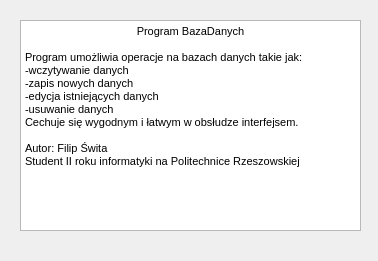
<?xml version="1.0" encoding="UTF-8"?>
<ui version="4.0">
 <class>Informacje</class>
 <widget class="QDialog" name="Informacje">
  <property name="geometry">
   <rect>
    <x>0</x>
    <y>0</y>
    <width>378</width>
    <height>261</height>
   </rect>
  </property>
  <property name="windowTitle">
   <string>Informacje</string>
  </property>
  <widget class="QTextEdit" name="textEdit">
   <property name="geometry">
    <rect>
     <x>20</x>
     <y>20</y>
     <width>341</width>
     <height>211</height>
    </rect>
   </property>
   <property name="readOnly">
    <bool>true</bool>
   </property>
   <property name="html">
    <string>&lt;!DOCTYPE HTML PUBLIC &quot;-//W3C//DTD HTML 4.0//EN&quot; &quot;http://www.w3.org/TR/REC-html40/strict.dtd&quot;&gt;
&lt;html&gt;&lt;head&gt;&lt;meta name=&quot;qrichtext&quot; content=&quot;1&quot; /&gt;&lt;style type=&quot;text/css&quot;&gt;
p, li { white-space: pre-wrap; }
&lt;/style&gt;&lt;/head&gt;&lt;body style=&quot; font-family:'MS Shell Dlg 2'; font-size:8.25pt; font-weight:400; font-style:normal;&quot;&gt;
&lt;p align=&quot;center&quot; style=&quot; margin-top:0px; margin-bottom:0px; margin-left:0px; margin-right:0px; -qt-block-indent:0; text-indent:0px;&quot;&gt;Program BazaDanych&lt;/p&gt;
&lt;p align=&quot;center&quot; style=&quot;-qt-paragraph-type:empty; margin-top:0px; margin-bottom:0px; margin-left:0px; margin-right:0px; -qt-block-indent:0; text-indent:0px;&quot;&gt;&lt;br /&gt;&lt;/p&gt;
&lt;p style=&quot; margin-top:0px; margin-bottom:0px; margin-left:0px; margin-right:0px; -qt-block-indent:0; text-indent:0px;&quot;&gt;Program umożliwia operacje na bazach danych takie jak:&lt;/p&gt;
&lt;p style=&quot; margin-top:0px; margin-bottom:0px; margin-left:0px; margin-right:0px; -qt-block-indent:0; text-indent:0px;&quot;&gt;-wczytywanie danych&lt;/p&gt;
&lt;p style=&quot; margin-top:0px; margin-bottom:0px; margin-left:0px; margin-right:0px; -qt-block-indent:0; text-indent:0px;&quot;&gt;-zapis nowych danych&lt;/p&gt;
&lt;p style=&quot; margin-top:0px; margin-bottom:0px; margin-left:0px; margin-right:0px; -qt-block-indent:0; text-indent:0px;&quot;&gt;-edycja istniejących danych&lt;/p&gt;
&lt;p style=&quot; margin-top:0px; margin-bottom:0px; margin-left:0px; margin-right:0px; -qt-block-indent:0; text-indent:0px;&quot;&gt;-usuwanie danych&lt;/p&gt;
&lt;p style=&quot; margin-top:0px; margin-bottom:0px; margin-left:0px; margin-right:0px; -qt-block-indent:0; text-indent:0px;&quot;&gt;Cechuje się wygodnym i łatwym w obsłudze interfejsem.&lt;/p&gt;
&lt;p style=&quot;-qt-paragraph-type:empty; margin-top:0px; margin-bottom:0px; margin-left:0px; margin-right:0px; -qt-block-indent:0; text-indent:0px;&quot;&gt;&lt;br /&gt;&lt;/p&gt;
&lt;p style=&quot; margin-top:0px; margin-bottom:0px; margin-left:0px; margin-right:0px; -qt-block-indent:0; text-indent:0px;&quot;&gt;Autor: Filip Świta&lt;/p&gt;
&lt;p style=&quot; margin-top:0px; margin-bottom:0px; margin-left:0px; margin-right:0px; -qt-block-indent:0; text-indent:0px;&quot;&gt;Student II roku informatyki na Politechnice Rzeszowskiej&lt;/p&gt;&lt;/body&gt;&lt;/html&gt;</string>
   </property>
  </widget>
 </widget>
 <resources/>
 <connections/>
</ui>
